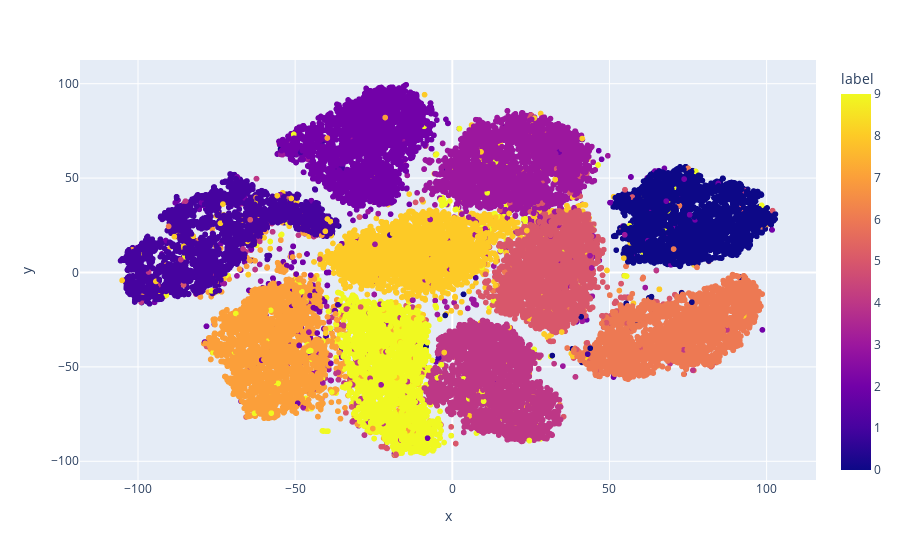

The notebook cell saved with this chart:
### Code cell
import plotly.express as px
fig=px.scatter(df,x='x',y='y',color='label')
fig.show()

### Figure 1 — Plotly figure (JSON) as saved in the notebook; plotly's stock layout.template omitted (floating-point values rounded to 4 significant figures; data arrays with more than 128 entries replaced by an {"elided": "..."} marker saying what was removed)
{"data": [{"hovertemplate": "x=%{x}<br>y=%{y}<br>label=%{marker.color}<extra></extra>", "legendgroup": "", "marker": {"color": {"elided": "42000 int values"}, "coloraxis": "coloraxis", "symbol": "circle"}, "mode": "markers", "name": "", "showlegend": false, "type": "scattergl", "x": {"elided": "42000 float values"}, "xaxis": "x", "y": {"elided": "42000 float values"}, "yaxis": "y"}], "layout": {"coloraxis": {"colorbar": {"title": {"text": "label"}}, "colorscale": [[0, "#0d0887"], [0.1111, "#46039f"], [0.2222, "#7201a8"], [0.3333, "#9c179e"], [0.4444, "#bd3786"], [0.5556, "#d8576b"], [0.6667, "#ed7953"], [0.7778, "#fb9f3a"], [0.8889, "#fdca26"], [1, "#f0f921"]]}, "legend": {"tracegroupgap": 0}, "margin": {"t": 60}, "xaxis": {"anchor": "y", "domain": [0, 1], "title": {"text": "x"}}, "yaxis": {"anchor": "x", "domain": [0, 1], "title": {"text": "y"}}}}
